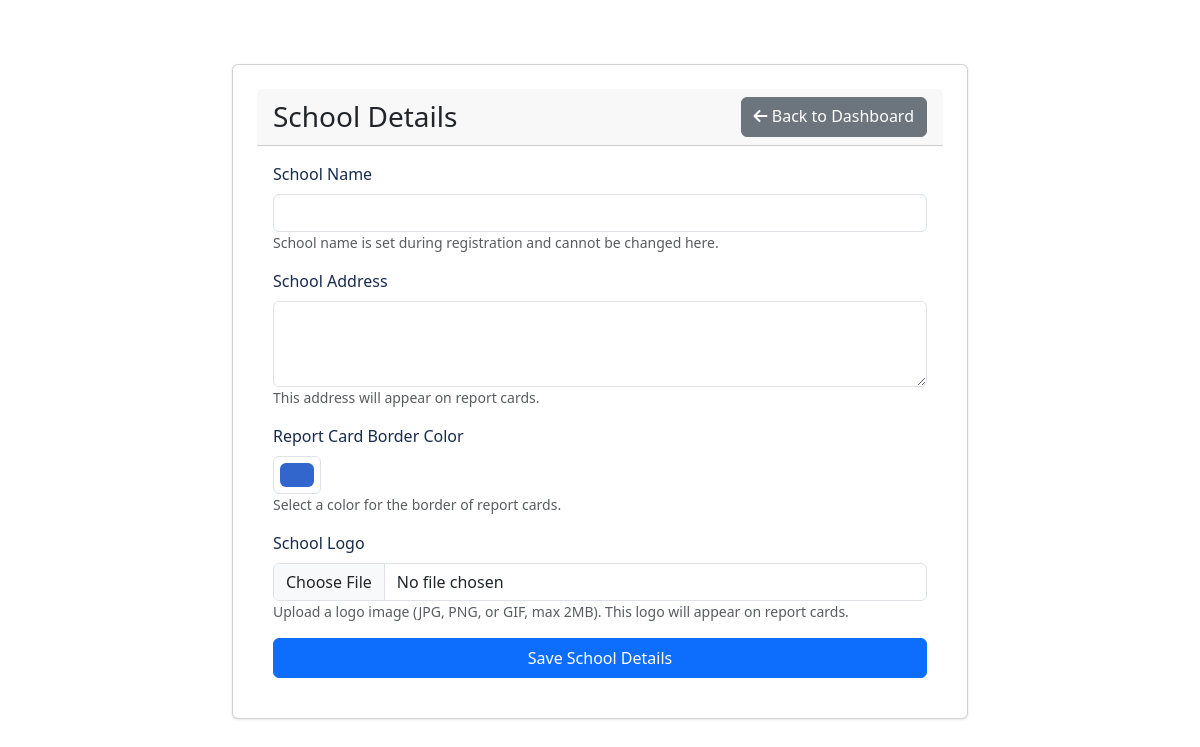
The page /admin/school_details.php (signed in) on the database as committed earlier.
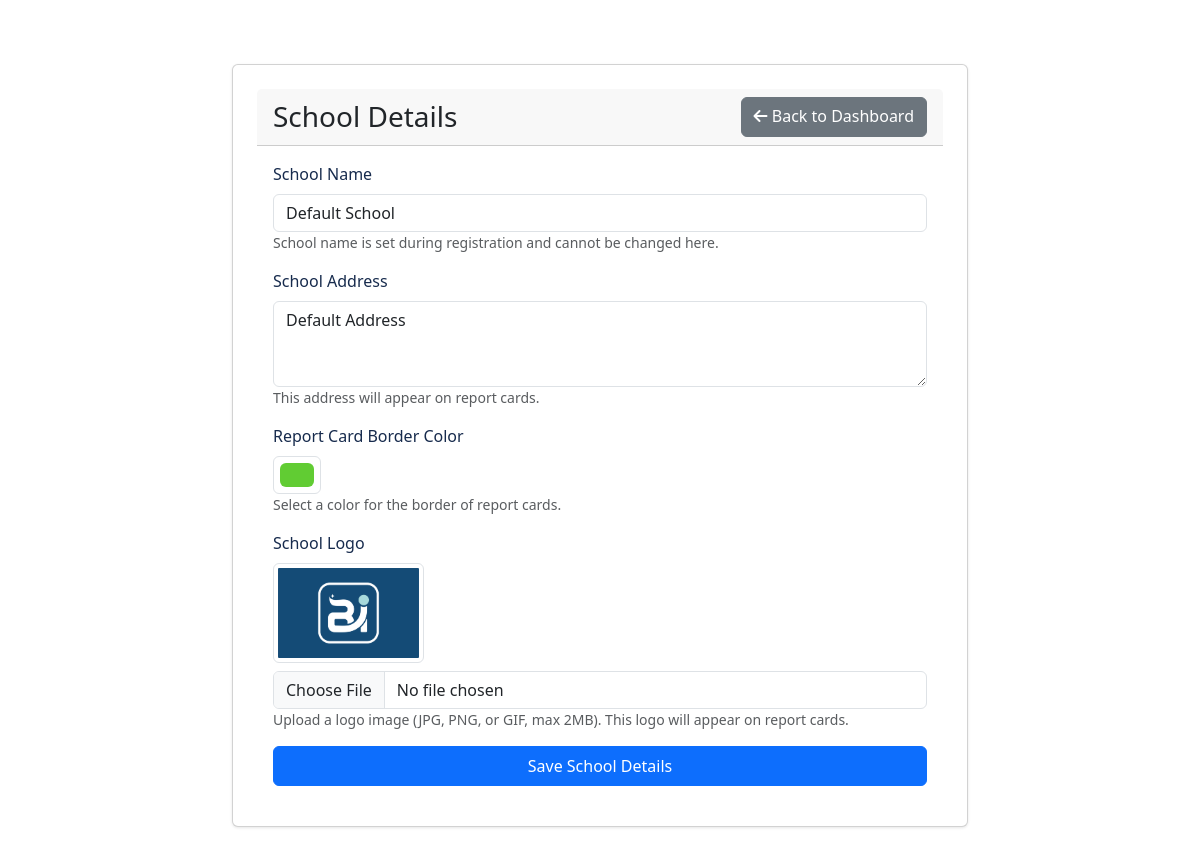
The same page on the database as committed later.
### tables this page shows
CREATE TABLE `schools` (
  `id` int NOT NULL,
  `name` varchar(255) NOT NULL,
  `code` varchar(20) NOT NULL,
  `address` varchar(255) DEFAULT NULL,
  `logo_path` varchar(255) DEFAULT NULL,
  `border_color` varchar(20) DEFAULT '#3366cc',
  `created_by` int DEFAULT NULL,
  `created_at` timestamp NOT NULL DEFAULT CURRENT_TIMESTAMP
);

### admin/school_details.php (the view, shortened to what this page needs)
<?php
require_once '../includes/db.php';
$schoolId = $_SESSION['school_id'];
$stmt = $pdo->prepare("SELECT * FROM schools WHERE id = ?");
$stmt->execute([$schoolId]);
$school = $stmt->fetch();
?>
<!DOCTYPE html>
<html lang="en">
<head>
    <link rel="stylesheet" href="../assets/clean-styles.css">
    <link href="https://cdn.jsdelivr.net/npm/bootstrap@5.3.0-alpha1/dist/css/bootstrap.min.css" rel="stylesheet">
    <link rel="stylesheet" href="https://cdnjs.cloudflare.com/ajax/libs/font-awesome/6.0.0-beta3/css/all.min.css">
</head>
<body>
    <div class="container">
        <div class="row justify-content-center mt-5">
            <div class="col-md-8">
                <div class="card">
                    <div class="card-header d-flex justify-content-between align-items-center">
                        <h3 class="mb-0">School Details</h3>
                        <a href="dashboard.php" class="btn btn-secondary">
                            <i class="fas fa-arrow-left"></i> Back to Dashboard
                        </a>
                    </div>
                    <div class="card-body">
                        <form method="post" enctype="multipart/form-data">
                            <div class="mb-3">
                                <label for="school_name" class="form-label">School Name</label>
                                <input type="text" class="form-control" id="school_name" value="<?php echo htmlspecialchars($school['name'] ?? ''); ?>" readonly>
                                <small class="text-muted">School name is set during registration and cannot be changed here.</small>
                            </div>
                            <div class="mb-3">
                                <label for="address" class="form-label">School Address</label>
                                <textarea class="form-control" id="address" name="address" rows="3"><?php echo htmlspecialchars($school['address'] ?? ''); ?></textarea>
                                <small class="text-muted">This address will appear on report cards.</small>
                            </div>
                            <div class="mb-3">
                                <label for="border_color" class="form-label">Report Card Border Color</label>
                                <input type="color" class="form-control form-control-color" id="border_color" name="border_color" value="<?php echo htmlspecialchars($school['border_color'] ?? '#3366cc'); ?>">
                                <small class="text-muted">Select a color for the border of report cards.</small>
                            </div>
                            <div class="mb-3">
                                <label for="logo" class="form-label">School Logo</label>
                                <?php if (!empty($school['logo_path'])): ?>
                                <div class="mb-2">
                                    <img src="<?php echo '../' . htmlspecialchars($school['logo_path']); ?>" alt="School Logo" class="img-thumbnail" style="max-height: 100px;">
                                </div>
                                <?php endif; ?>
                                <input type="file" class="form-control" id="logo" name="logo">
                                <small class="text-muted">Upload a logo image (JPG, PNG, or GIF, max 2MB). This logo will appear on report cards.</small>
                            </div>
                            <div class="d-grid">
                                <button type="submit" class="btn btn-primary">Save School Details</button>
                            </div>
                        </form>
                    </div>
                </div>
            </div>
        </div>
    </div>
</body>
</html>

Rows that differ between the two databases and show on the page:
now on this page (row edited): schools: name "Default School", address "Default Address", border_color "#61cc33", logo_path (placeholder picture)
Other text that changed with them:
form field border_color: "#3366cc" → (not shown)
